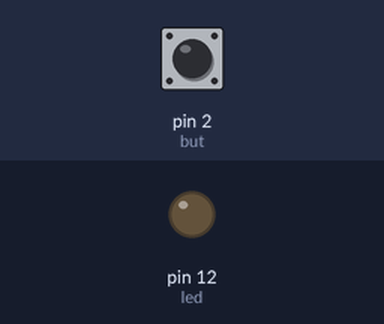
A sketch run on a simulated Arduino Uno, built with avr-gcc and run on an emulated ATmega328P. On the bench: output pins drawn as LEDs (lit = HIGH). Dashed ring = blinking. Inputs (shaded band) come from the test bench; at power-on: pin 2 (but) LOW.

Above: at 1.2 s.
1.3 s: pin 2 (but) pulled HIGH for 0.15 s
At 1.5 s:
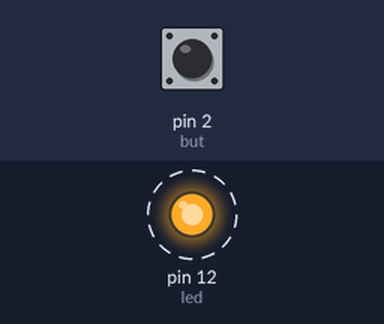
Timing chart, 0 to 10.3 s (numbered marks = the images above; inputs shaded):
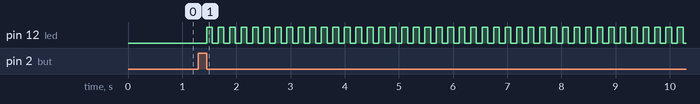

The sketch:

3.ino
```cpp
int led=12;
int but=2;
bool stat=false;
int tm=0;

/*
void F1()
{
  delay(50);
  if (digitalRead(but))
  {
    stat=!stat;
  }
}
*/

void F2()
{
  tm=0;
  delay(50);
  if (digitalRead(but))
  {
    while (digitalRead(but))
    {
      tm++;
      delay(1);
    }
  }
}

void setup() {
  // put your setup code here, to run once:
  pinMode(led,OUTPUT);
  pinMode(but,INPUT);
  attachInterrupt(0,F2,RISING);
}

void loop() {
  // put your main code here, to run repeatedly:
  if (tm>0)
  {
    digitalWrite(led,HIGH);
    delay(tm/2);
    digitalWrite(led,LOW);
    delay(tm/2);
  }
}
```

Measured:
- after the input at 1.3 s, pin 12 (led): alternates HIGH for 0.11 s and LOW for 0.11 s, starting after 0.15 s
